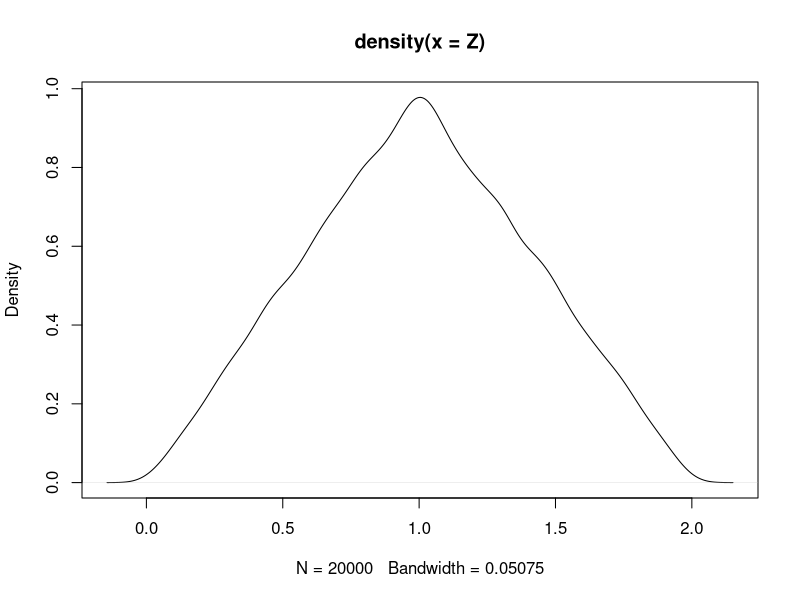
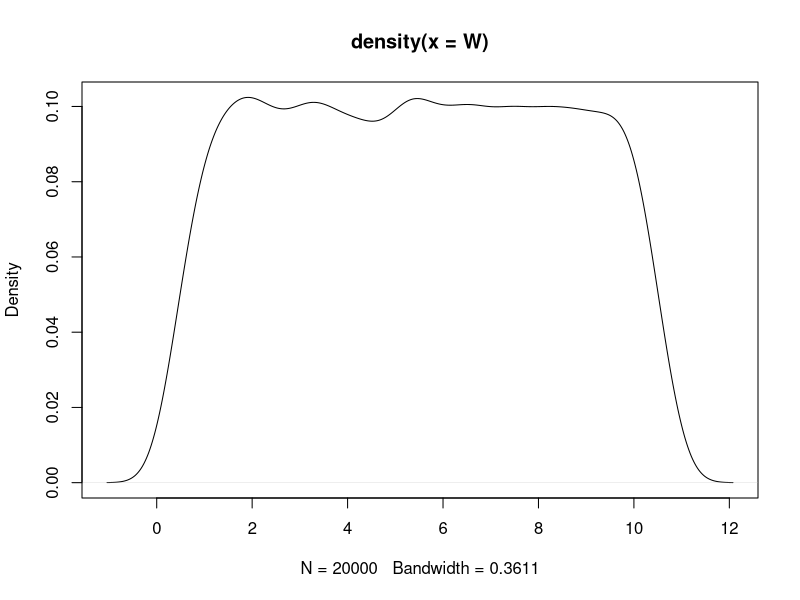

Source code (R) for these figures, in order:
##X~Binomial(n=3,p=.5)
X<-rbinom(20000,size=3,prob=0.5)
daughter<-function(n){
##P(X=k)=_nC_k*p^k*(1-p)^(n-k) ## pmf of Binomial distribution
P0<-choose(3,0)*0.5^0*(1-0.5)^(3-0)
P1<-choose(3,1)*0.5^1*(1-0.5)^(3-1)
P2<-choose(3,2)*0.5^2*(1-0.5)^(3-2)
P3<-choose(3,3)*0.5^3*(1-0.5)^(3-3)
F0<-P0
F1<-F0+P1
F2<-F1+P2
F3<-F2+P3
Xs<-numeric(n)
for(i in 1:n){
U<-runif(1)
if(U<=F0) Xs[i]<-0
if(U>F0 & U<=F1) Xs[i]<-1
if(U>F1 & U<=F2) Xs[i]<-2
if(U>F2 & U<=F3) Xs[i]<-3
}
return(Xs)
}
#### Problem b ####
X<-rexp(n=20000,rate=1)
mean(log(X))
#### Problem c ####
##X~Unif(0,1)
##Y~Unif(0,1)
## Z = X + Y 
################
X<-runif(20000)
Y<-runif(20000)
Z<-X+Y
plot(density(Z))
W<-10*X+Y
plot(density(W))
mean(W)
